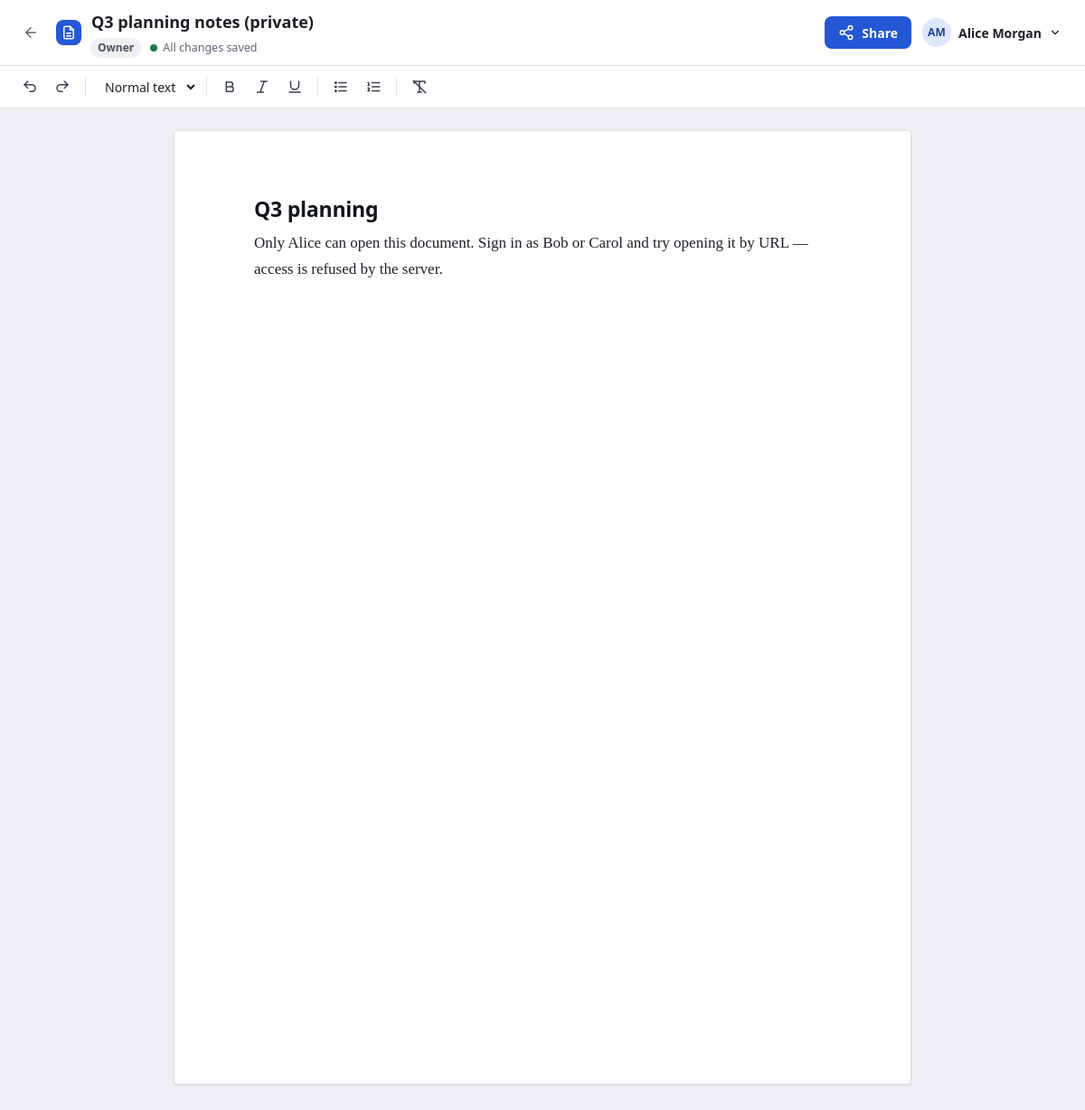
/editor.php?id=2 (signed in), run on the app's committed database.
### tables this page shows
CREATE TABLE IF NOT EXISTS documents (
    id         INT UNSIGNED NOT NULL AUTO_INCREMENT,
    title      VARCHAR(200) NOT NULL,
    content    MEDIUMTEXT   NOT NULL,
     
    version    INT UNSIGNED NOT NULL DEFAULT 1,
    owner_id   INT UNSIGNED NOT NULL,
    created_at TIMESTAMP    NOT NULL DEFAULT CURRENT_TIMESTAMP,
    updated_at TIMESTAMP    NOT NULL DEFAULT CURRENT_TIMESTAMP ON UPDATE CURRENT_TIMESTAMP,
    PRIMARY KEY (id),
    KEY idx_documents_owner_updated (owner_id, updated_at),
    CONSTRAINT fk_documents_owner FOREIGN KEY (owner_id)
        REFERENCES users (id) ON DELETE CASCADE
);

CREATE TABLE IF NOT EXISTS users (
    id            INT UNSIGNED NOT NULL AUTO_INCREMENT,
    name          VARCHAR(100) NOT NULL,
    email         VARCHAR(190) NOT NULL,
    password_hash VARCHAR(255) NOT NULL,
    created_at    TIMESTAMP    NOT NULL DEFAULT CURRENT_TIMESTAMP,
    PRIMARY KEY (id),
    UNIQUE KEY uq_users_email (email)
);

### includes/db.php (called while the page is built, shortened)
<?php
function db(): PDO
{
    static $pdo = null;
    if ($pdo instanceof PDO) {
        return $pdo;
    }
    global $config;
    $dsn = sprintf(
        'mysql:host=%s;port=%d;dbname=%s;charset=utf8mb4',
        $config['db_host'],
        $config['db_port'],
        $config['db_name']
    );
    try {
        $pdo = new PDO($dsn, $config['db_user'], $config['db_pass'], [
            PDO::ATTR_ERRMODE            => PDO::ERRMODE_EXCEPTION,
            PDO::ATTR_DEFAULT_FETCH_MODE => PDO::FETCH_ASSOC,
            PDO::ATTR_EMULATE_PREPARES   => false,
        ]);
        $pdo->exec("SET time_zone = '+00:00'");
    } catch (PDOException $e) {
        error_log('[ajaia] Database connection failed: ' . $e->getMessage());
        $pdo = null;
        throw new HttpError(503, 'The database is unavailable. Check the credentials in config/config.local.php.');
    }
    if (!empty($config['auto_install'])) {
        ensure_schema($pdo);
    }
    return $pdo;
}
function ensure_schema(PDO $pdo): void
{
    if ($pdo->query("SHOW TABLES LIKE 'document_shares'")->fetchColumn() !== false) {
        return;
    }
}

### includes/functions.php (called while the page is built, shortened)
<?php
function e(?string $value): string
{
    return htmlspecialchars((string) $value, ENT_QUOTES | ENT_SUBSTITUTE, 'UTF-8');
}
function parse_id($value): ?int
{
    if (is_string($value) && preg_match('/^[1-9][0-9]{0,9}$/', $value)) {
        return (int) $value;
    }
    return null;
}
function base_path(): string
{
    static $base = null;
    if ($base !== null) {
        return $base;
    }
    $script = str_replace('\\', '/', (string) realpath($_SERVER['SCRIPT_FILENAME'] ?? ''));
    $root = str_replace('\\', '/', APP_ROOT);
    $relative = str_starts_with($script, $root) ? substr($script, strlen($root)) : '';
    $scriptName = $_SERVER['SCRIPT_NAME'] ?? '';
    $base = $relative !== '' && str_ends_with($scriptName, $relative)
        ? substr($scriptName, 0, -strlen($relative))
        : '';
    return $base;
}
function url(string $path = ''): string
{
    return base_path() . '/' . ltrim($path, '/');
}
    ?>

### includes/auth.php (called while the page is built, shortened)
<?php
function current_user(): ?array
{
    $id = $_SESSION['user_id'] ?? null;
    $stmt = db()->prepare('SELECT id, name, email FROM users WHERE id = ?');
    $stmt->execute([$id]);
    $row = $stmt->fetch();
    if ($row) {
        $row['id'] = (int) $row['id'];
    }
    return $user = $row ?: null;
}
function require_login(): array
{
    $user = current_user();
    return $user;
}
function user_initials(string $name): string
{
    $parts = preg_split('/\s+/', trim($name)) ?: [];
    $initials = '';
    foreach (array_slice($parts, 0, 2) as $part) {
        $initials .= strtoupper(substr($part, 0, 1));
    }
    return $initials ?: '?';
}

### includes/documents.php (called while the page is built, shortened)
<?php
function find_document_for_user(PDO $pdo, int $documentId, int $userId): ?array
{
    $stmt = $pdo->prepare(
        'SELECT d.id, d.title, d.content, d.version, d.owner_id, d.created_at, d.updated_at,
                u.name AS owner_name, u.email AS owner_email,
                IF(d.owner_id = ?, \'owner\', \'editor\') AS role
           FROM documents d
           JOIN users u ON u.id = d.owner_id
      LEFT JOIN document_shares s ON s.document_id = d.id AND s.user_id = ?
          WHERE d.id = ? AND (d.owner_id = ? OR s.id IS NOT NULL)'
    );
    $stmt->execute([$userId, $userId, $documentId, $userId]);
    $doc = $stmt->fetch();
    $doc['id'] = (int) $doc['id'];
    $doc['owner_id'] = (int) $doc['owner_id'];
    $doc['version'] = (int) $doc['version'];
    return $doc;
}
function require_document(PDO $pdo, int $documentId, int $userId, bool $ownerOnly = false): array
{
    $doc = find_document_for_user($pdo, $documentId, $userId);
    return $doc;
}

### includes/sanitizer.php (called while the page is built, shortened)
<?php
function sanitize_html(string $html): string
{
    $doc = new DOMDocument('1.0', 'UTF-8');
    $previous = libxml_use_internal_errors(true);
    $doc->loadHTML(
        '<?xml encoding="UTF-8"?><div>' . $html . '</div>',
        LIBXML_HTML_NOIMPLIED | LIBXML_HTML_NODEFDTD | LIBXML_NONET
    );
    $root = null;
    foreach ($doc->childNodes as $node) {
        if ($node instanceof DOMElement) {
            $root = $node;
            break;
        }
    }
    $out = '';
    foreach ($root->childNodes as $child) {
        $out .= $doc->saveHTML($child);
    }
    return trim($out);
}
function sanitize_children(DOMNode $parent): void
{
    foreach (iterator_to_array($parent->childNodes) as $node) {
        if ($node instanceof DOMText && !($node instanceof DOMCdataSection)) {
            continue;
        }
        $tag = strtolower($node->tagName);
        $target = SANITIZER_RENAME[$tag] ?? $tag;
        $clean = $node->ownerDocument->createElement($target);
    }
}

### editor.php (the view, shortened to what this page needs)
<?php
$user = require_login();
$id = parse_id($_GET['id'] ?? null);
$doc = require_document(db(), $id, $user['id']);
$isOwner = $doc['role'] === 'owner';
require __DIR__ . '/includes/header.php';
?>
<div class="editor-shell"
     id="editor-app"
     data-doc-id="<?= $doc['id'] ?>"
     data-version="<?= $doc['version'] ?>"
     data-user-id="<?= $user['id'] ?>"
     data-role="<?= e($doc['role']) ?>">
    <header class="editor-topbar">
        <a class="icon-btn" href="<?= e(url('dashboard.php')) ?>" aria-label="Back to documents" title="Back to documents"><?= icon('back') ?></a>
        <span class="brand-mark brand-mark-sm" aria-hidden="true"><?= icon('doc') ?></span>
        <div class="title-block">
            <input type="text"
                   id="doc-title"
                   class="title-input"
                   value="<?= e($doc['title']) ?>"
                   maxlength="<?= DOCUMENT_TITLE_MAX ?>"
                   aria-label="Document title"
                   <?= $isOwner ? '' : 'readonly title="Only the owner can rename this document"' ?>>
            <div class="title-meta">
                <?php if ($isOwner): ?>
                    <span class="badge badge-owner">Owner</span>
                <?php else: ?>
                    <span class="badge badge-shared">Shared by <?= e($doc['owner_name']) ?></span>
                <?php endif; ?>
                <span class="save-status" id="save-status" role="status" aria-live="polite" data-state="saved">
                    <span class="save-dot" aria-hidden="true"></span>
                    <span class="save-text">All changes saved</span>
                </span>
            </div>
        </div>
        <div class="topbar-actions">
            <button type="button" class="btn btn-primary" id="share-button"><?= icon($isOwner ? 'share' : 'users') ?> <span><?= $isOwner ? 'Share' : 'People' ?></span></button>
            <?php require __DIR__ . '/includes/account-menu.php'; ?>
        </div>
    </header>
    <div class="toolbar" role="toolbar" aria-label="Formatting" aria-controls="doc-editor">
        <button type="button" class="tool" data-command="undo" title="Undo (Ctrl+Z)" aria-label="Undo"><?= icon('undo') ?></button>
        <button type="button" class="tool" data-command="redo" title="Redo (Ctrl+Y)" aria-label="Redo"><?= icon('redo') ?></button>
        <select id="block-style" class="tool-select" title="Text style">
            <option value="p">Normal text</option>
        </select>
        <button type="button" class="tool" data-command="bold" title="Bold (Ctrl+B)" aria-label="Bold" aria-pressed="false"><?= icon('bold') ?></button>
        <button type="button" class="tool" data-command="italic" title="Italic (Ctrl+I)" aria-label="Italic" aria-pressed="false"><?= icon('italic') ?></button>
        <button type="button" class="tool" data-command="underline" title="Underline (Ctrl+U)" aria-label="Underline" aria-pressed="false"><?= icon('underline') ?></button>
        <button type="button" class="tool" data-command="insertUnorderedList" title="Bulleted list" aria-label="Bulleted list" aria-pressed="false"><?= icon('ul') ?></button>
        <button type="button" class="tool" data-command="insertOrderedList" title="Numbered list" aria-label="Numbered list" aria-pressed="false"><?= icon('ol') ?></button>
        <button type="button" class="tool" data-command="removeFormat" title="Clear formatting" aria-label="Clear formatting"><?= icon('clear') ?></button>
    </div>
    <main class="canvas">
        <article class="page"
                 id="doc-editor"
                 contenteditable="true"
                 spellcheck="true"
                 role="textbox"
                 aria-multiline="true"
                 aria-label="Document body"
                 data-placeholder="Start writing…"><?= sanitize_html($doc['content']) ?></article>
    </main>
</div>
<?php
require __DIR__ . '/includes/footer.php';

### includes/account-menu.php (shortened to what this page needs)
<details class="account-menu">
    <summary class="account-chip" aria-label="Account menu for <?= e($user['name']) ?>">
        <span class="avatar" aria-hidden="true"><?= e(user_initials($user['name'])) ?></span>
        <span class="account-name"><?= e($user['name']) ?></span>
        <?= icon('chevron', 'icon icon-sm') ?>
    </summary>
</details>

### data on the page
documents: title "Q3 planning notes (private)", content "Q3 planning Only Alice can open this document. Sign in as Bob or Carol and try opening it by URL — access is refused by the server."
users: name "AM", name "Alice Morgan"
